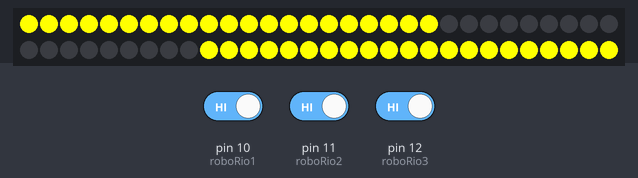
Bench run of a sketch on a simulated Arduino Uno, built with avr-gcc and run on an emulated ATmega328P. On the bench: 60 RGB LEDs in strip order, left to right, continuing on the next row. The inputs (shaded band) are chosen by the test bench; at power-on: pin 10 (roboRio1) HIGH, pin 12 (roboRio3) HIGH, pin 11 (roboRio2) HIGH.

Above: at 1.2 s.
1.3 s: pin 10 (roboRio1) driven LOW
At 1.7 s:
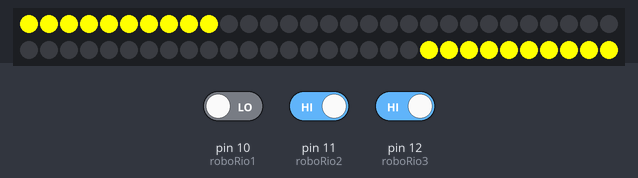
2.8 s: pin 12 (roboRio3) driven LOW
At 2.97 s:
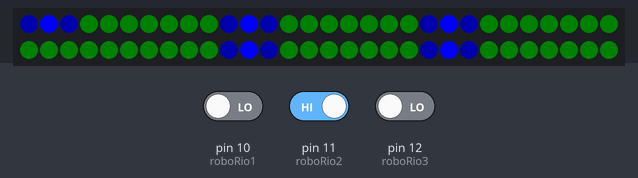
5.2 s: pin 11 (roboRio2) driven LOW
At 6.4 s:
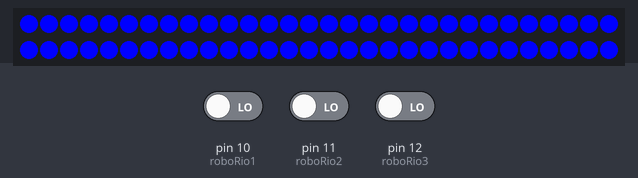
6.8 s: pin 10 (roboRio1) driven HIGH
At 7.9 s:
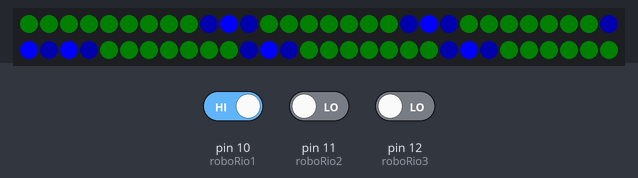
8.7 s: pin 11 (roboRio2) driven HIGH and pin 12 (roboRio3) driven HIGH
At 9.39 s:
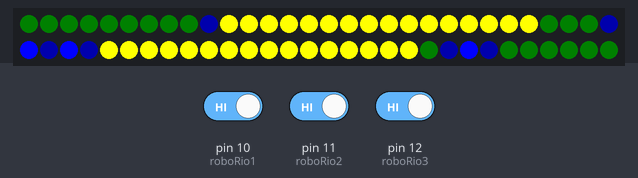
Timing chart, 0 to 11.7 s (numbered marks = the images above; inputs shaded):
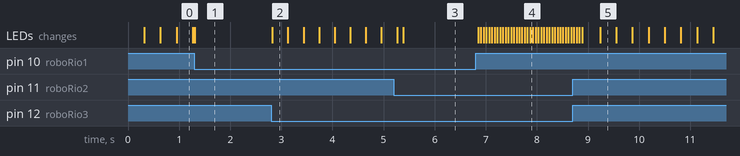

Measured:
- after the input at 2.8 s, the LEDs: change at once (image 2)
- after the input at 5.2 s, the LEDs: first differ from a run without the input after 0.18 s (image 3)
- after the input at 6.8 s, the LEDs: first change after 0.06 s (image 4 shows a later state)

The sketch:

SHREC-2018-LightingSystem.ino
```cpp
#include <Adafruit_NeoPixel.h>
#ifdef __AVR__
  #include <avr/power.h>
#endif

#define PIN 6

#define NUM_LEDS 60

int roboRio1 = 10;
int roboRio2 = 11;
int roboRio3 = 12;

// Parameter 1 = number of pixels in strip
// Parameter 2 = Arduino pin number (most are valid)
// Parameter 3 = pixel type flags, add together as needed:
//   NEO_KHZ800  800 KHz bitstream (most NeoPixel products w/WS2812 LEDs)
//   NEO_KHZ400  400 KHz (classic 'v1' (not v2) FLORA pixels, WS2811 drivers)
//   NEO_GRB     Pixels are wired for GRB bitstream (most NeoPixel products)
//   NEO_RGB     Pixels are wired for RGB bitstream (v1 FLORA pixels, not v2)
//   NEO_RGBW    Pixels are wired for RGBW bitstream (NeoPixel RGBW products)
Adafruit_NeoPixel strip = Adafruit_NeoPixel(NUM_LEDS, PIN, NEO_GRB + NEO_KHZ800);

void setAll(int red , int green , int blue);
void multipleCylonBounce(byte red, byte green, byte blue, int EyeSize, int SpeedDelay, int interim);
void catapultFire(byte red, byte green, byte blue, double pixelDelay, int beginLed, int endLed);
void showStrip();
void setPixel(int led, byte red, byte green, byte blue);

void setup() {
  // put your setup code here, to run once:
  strip.begin();
  strip.show();

  pinMode(roboRio1, INPUT);
  pinMode(roboRio2, INPUT);
  pinMode(roboRio3, INPUT);
}

int cLed = 0;
int cLed2 = NUM_LEDS - 1;

void loop() {

  if (digitalRead(10) == LOW && digitalRead(11) == LOW && digitalRead(12) == LOW) {
    setAll(0, 0, 255);
    showStrip();
  }

  if (digitalRead(10) == HIGH && digitalRead(11) == LOW && digitalRead(12) == LOW)
    multipleCylonBounce(0, 0, 255, 1, 50 , 10);

  if (digitalRead(10) == LOW && digitalRead(11) == HIGH && digitalRead(12) == LOW)
    multipleCylonBounce(0, 0, 255, 1, 20, 10);

  if (digitalRead(10) == HIGH && digitalRead(11) == HIGH && digitalRead(12) == HIGH) {
    catapultFire(255, 255, 0);
  }
}


void multipleCylonBounce(byte red, byte green, byte blue, int EyeSize, int SpeedDelay , int interim){
int i = 0;
int i2 = NUM_LEDS;
for (int led = 0; led < interim; led++) {

  int check = i;
  int check2 = i2;
    setAll(0,5,0);
    setPixel(i, red/5, green/5, blue/5);
    for(int j = 1; j <= EyeSize; j++) {
      setPixel(i+j, red, green, blue);
    }
    setPixel(i+EyeSize+1, red/5, green/5, blue/5);
    //showStrip();
    i = i + 10;


    setPixel(i, red/5, green/5, blue/5);
    for(int j = 1; j <= EyeSize; j++) {
      setPixel(i+j, red, green, blue);
    }
    setPixel(i+EyeSize+1, red/5, green/5, blue/5);
    //showStrip();
    i = i + 10;


    setPixel(i, red/5, green/5, blue/5);
    for(int j = 1; j <= EyeSize; j++) {
      setPixel(i+j, red, green, blue);
    }
    setPixel(i+EyeSize+1, red/5, green/5, blue/5);
    //showStrip();
    i = i + 10;


    setPixel(i2, red/5, green/5, blue/5);
    for(int j = 1; j <= EyeSize; j++) {
      setPixel(i2+j, red, green, blue);
    }
    setPixel(i2+EyeSize+1, red/5, green/5, blue/5);
    //showStrip();
    i2 = i2 - 10;


    setPixel(i2, red/5, green/5, blue/5);
    for(int j = 1; j <= EyeSize; j++) {
      setPixel(i2+j, red, green, blue);
    }
    setPixel(i2+EyeSize+1, red/5, green/5, blue/5);
    //showStrip();
    i2 = i2 - 10;


    setPixel(i2, red/5, green/5, blue/5);
    for(int j = 1; j <= EyeSize; j++) {
      setPixel(i2+j, red, green, blue);
    }
    setPixel(i2+EyeSize+1, red/5, green/5, blue/5);
    //showStrip();
    delay(SpeedDelay);
    showStrip();
    i = check + 1;
    i2 = check2 - 1;

}

}


void setAll(int red , int green , int blue) {
  for (int i = 0; i < NUM_LEDS; i++) {
    strip.setPixelColor(i , strip.Color(red , green , blue));
  }
}


void showStrip() {
  strip.show();
}


void setPixel(int led, byte red, byte green, byte blue) {
  strip.setPixelColor(led , strip.Color(red , green , blue));
}


void catapultFire(byte red, byte green, byte blue) {
  if (cLed == 0)
    setAll(0 , 0 , 0);

  if (cLed < NUM_LEDS / 2) {
    setPixel(cLed , red , green , blue);
    setPixel(cLed2 , red , green , blue);
    delay(500 / 30);
    showStrip();
    cLed++;
    cLed2--;
  }
  else {
    cLed = 0;
    cLed2 = NUM_LEDS - 1;
  }
}
```
